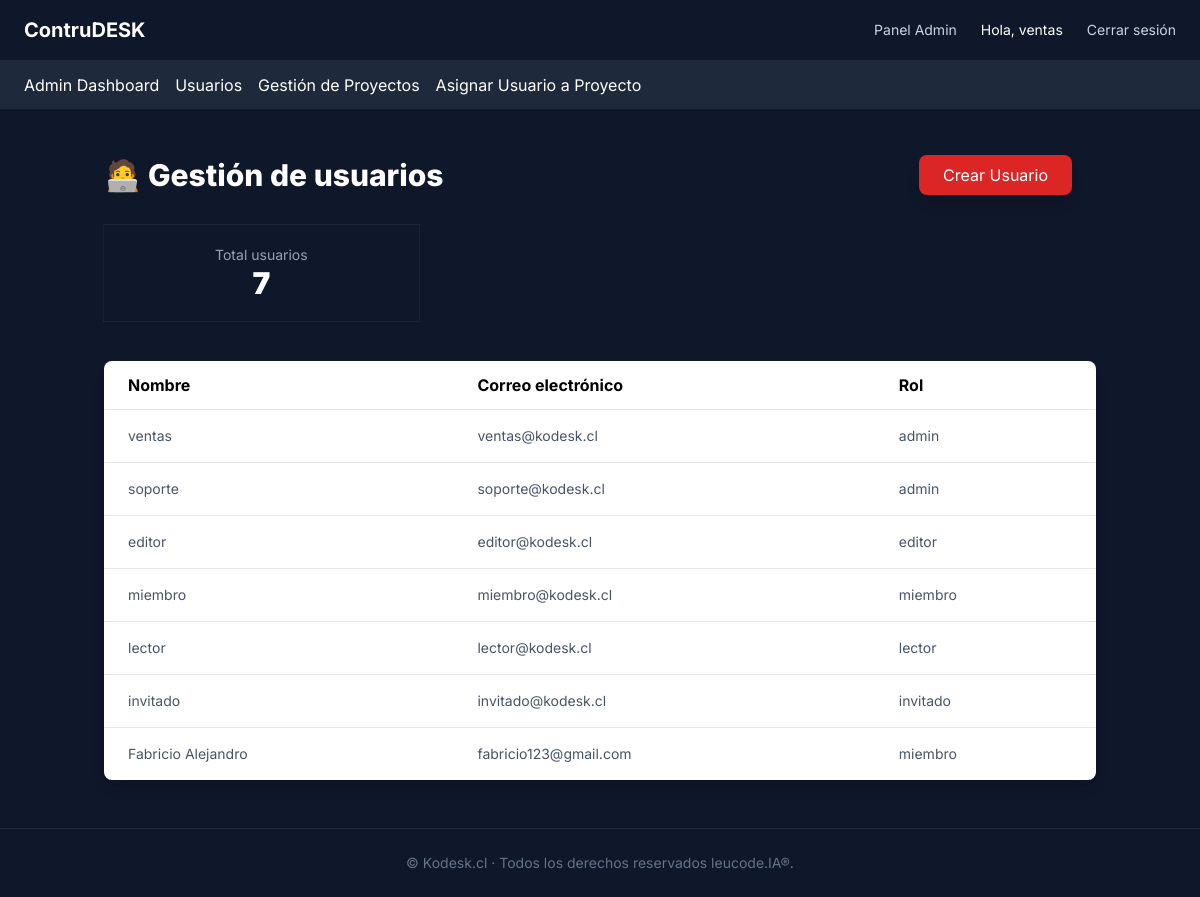
/admin/usuarios (signed in), run on an earlier commit of the app's database.
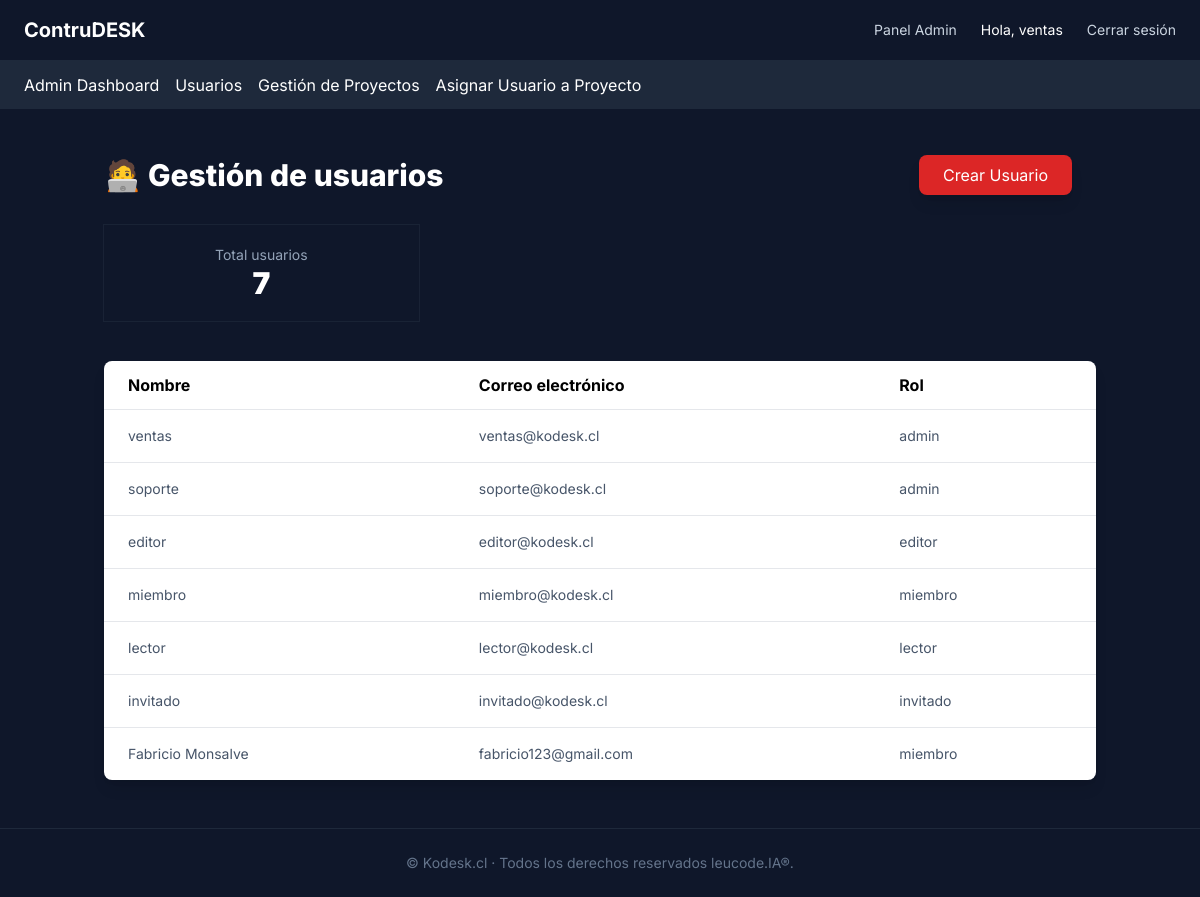
And on a later commit of the database.
### app/models.py (models this page shows, shortened)
class AdminUser(UserMixin, db.Model):
    __tablename__ = "admin_users"
    id = db.Column(db.Integer, primary_key=True)
    nombre = db.Column(db.String(120), nullable=False)
    email = db.Column(db.String(120), unique=True, nullable=False)
    password_hash = db.Column(db.String(255), nullable=False)
    roles = db.relationship('Role', secondary='user_roles', backref=db.backref('users', lazy='dynamic'))
    def has_role(self, role_name):
        return any(role.name == role_name for role in self.roles)
    @property
    def is_authenticated(self):
        return True

### app/routes/admin.py (the view)
@admin_bp.route('/usuarios')
@login_required
def usuarios():
    usuarios = AdminUser.query.all()
    return render_template('admin/usuarios.html', usuarios=usuarios)

### app/templates/admin/usuarios.html (shortened to what this page needs)
{% extends "layout.html" %}
{% block content %}
<section class="container mx-auto px-4 py-12">
  <div class="flex flex-col sm:flex-row sm:items-center sm:justify-between gap-4 mb-8 relative">
    <h2 class="text-2xl sm:text-3xl font-extrabold flex items-center gap-2 text-white">
      🧑‍💻 Gestión de usuarios
    </h2>
    <a href="{{ url_for('admin.crear_usuario') }}" class="absolute top-1/2 transform -translate-y-1/2 right-0 mr-6 bg-red-600 text-white py-2 px-6 rounded-lg shadow-lg hover:bg-red-700 focus:outline-none focus:ring-4 focus:ring-red-500 active:bg-red-800 transition-all duration-300 ease-in-out">
      Crear Usuario
    </a>
  </div>
  <div class="grid sm:grid-cols-3 gap-6 mb-10">
    <div class="card p-5 shadow-soft ring-1 ring-slate-800/70 text-center">
      <p class="text-slate-400 text-sm">Total usuarios</p>
      <p class="text-3xl font-black text-[var(--brand-2)] text-white">{{ usuarios|length }}</p>
    </div>
  </div>
  <div class="overflow-x-auto bg-white shadow-lg rounded-lg">
    <table class="min-w-full table-auto">
      <thead class="bg-[var(--brand)] text-black">
        <tr>
          <th class="px-6 py-3 text-left">Nombre</th>
          <th class="px-6 py-3 text-left">Correo electrónico</th>
          <th class="px-6 py-3 text-left">Rol</th>
        </tr>
      </thead>
      <tbody class="text-sm text-slate-600">
        {% for usuario in usuarios %}
        <tr class="border-t hover:bg-slate-100">
          <td class="px-6 py-4">{{ usuario.nombre }}</td>
          <td class="px-6 py-4">{{ usuario.email }}</td>
          <td class="px-6 py-4">
            {% for role in usuario.roles %}
              {{ role.name }}{% if not loop.last %}, {% endif %}
            {% endfor %}
          </td>
        </tr>
        {% endfor %}
      </tbody>
    </table>
  </div>
</section>
{% endblock %}

What changed in the data, as far as the page shows it:
changed AdminUser "fabricio123@gmail.com": nombre "Fabricio Alejandro" → "Fabricio Monsalve"
